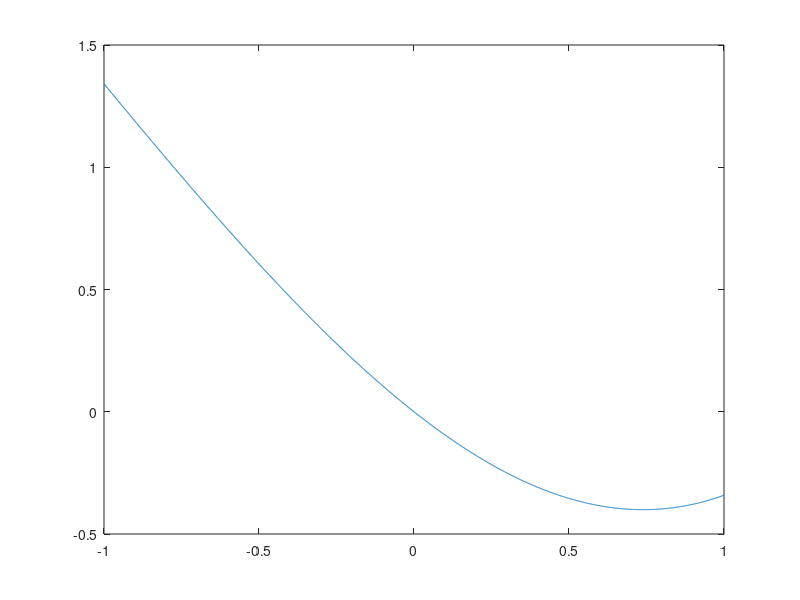

Here is the MATLAB script that generated this plot: (Note: this script raises an error after producing the figure.)
%% IBMI Homework 4
clear all;
close all;
%% Assignment 1 Newton's Method
f = @(x) ((x.^2)./2) - sin(x);
f_der = @(x) x - cos(x);
x_prev = 0.5;
e = 1;
iterations = 1;
x = -1:0.001:1;

figure;
plot(x,f(x),'DisplayName','f(x)');
hold on
%plot(x,f_der(x),'DisplayName','f''(x)');
l = refline([0 0]);
l.Color = [0,0,0];
l.LineStyle = '-';
l.LineWidth = 0.1;
%legend;
while e >= 1e-5
    x_next = x_prev - (f(x_prev)/f_der(x_prev));
    e = abs(x_next - x_prev);    
 %   l = refline(f_der(x_prev),f(x_prev)-f_der(x_prev)*x_prev);
    plot(x_prev,f(x_prev),'kx');
    plot(x_prev,0,'rx');
    x_prev = x_next;
    iterations = iterations + 1;
end

print('fig/NewtonMethod.eps','-depsc');
%% Assignment 2 An imaging problem
% a
s.orig.D = [-1,1;1,1;1,-1;-1,-1];
s.orig.E = [-0.5,0.5;0,0;0.5,0.5];
s.orig.I_e = [4,3,1];
s.orig.A = zeros(length(s.orig.D),length(s.orig.E));

for i = 1:length(s.orig.D)
    for j = 1:length(s.orig.E)
        s.orig.A(i,j) = 1./sqrt(sum((s.orig.D(i,:)-s.orig.E(j,:)).^2));
    end
end

%% b
s.orig.I_d = s.orig.A * s.orig.I_e';

%% c
tol = 1e-5;
[s.orig.moore.I_e, s.orig.moore.A_inv] = SolPseudoInvMoore(s.orig.A,s.orig.I_d,tol);
%% d
[s.orig.SVD.I_e, s.orig.SVD.A_inv] = SolPseudoInvSVD(s.orig.A,s.orig.I_d,0);
%% e
s.orig.LSQR.I_e = lsqr(s.orig.A,s.orig.I_d);

%% f
interval = [-0.01,0.01];
noise = interval(1) + (interval(2) - interval(1)) * rand(length(s.orig.I_d),1);
s.noise.I_d = s.orig.I_d + noise;

[s.noise.moore.I_e,s.noise.moore.A_inv] = SolPseudoInvMoore(s.orig.A,s.noise.I_d,tol);
[s.noise.SVD.I_e, s.noise.SVD.A_inv] = SolPseudoInvSVD(s.orig.A,s.noise.I_d,0);

% Compare Results with detectors manifold times farer away
factor = 3;
s.orig.moved.D = s.orig.D * factor;
for i = 1:length(s.orig.D)
    for j = 1:length(s.orig.E)
        s.orig.moved.A(i,j) = 1./sqrt(sum((s.orig.moved.D(i,:)-s.orig.E(j,:)).^2));
    end
end

s.noise.moved.I_d = (s.orig.moved.A * s.orig.I_e') + noise;

[s.noise.moved.moore.I_e,s.noise.moved.moore.A_inv] = ...
    SolPseudoInvMoore(s.orig.moved.A,s.noise.moved.I_d,tol);
[s.noise.moved.SVD.I_e, s.noise.moved.SVD.A_inv] = ...
    SolPseudoInvSVD(s.orig.moved.A,s.noise.moved.I_d,0);

% Conditioning
cond_num = cond(s.orig.A); %7.7273 --> ill-conditioned
cond_num_hat = cond(s.orig.moved.A); % 25.01 --> ill-conditioned

%% g
distance = [0.1, 0.1];
s.orig.added.E = [s.orig.E;s.orig.E(3,:) + distance;s.orig.E(3,:) - distance];
for i = 1:length(s.orig.D)
    for j = 1:length(s.orig.added.E)
        s.orig.added.A(i,j) = 1./sqrt(sum((s.orig.D(i,:)-s.orig.added.E(j,:)).^2));
    end
end

%% h
s.orig.added.I_e = [s.orig.added.I_e'; 1; 1];

s.orig.added.I_d = s.orig.added.A * s.orig.added.I_e;

noise = interval(1) + (interval(2) - interval(1)) * rand(length(s.orig.added.I_e),1);
s.noise.added.I_e = s.orig.added.I_e + noise;
s.noise.added.I_d = s.orig.added.A * s.noise.added.I_e;

%% i
s.orig.added.SVD.truncation = 0:1:2;
s.orig.added.SVD.I_e = cell(1,length(s.orig.added.SVD.truncation));
s.orig.added.SVD.A = cell(1,length(s.orig.added.SVD.truncation));

for i = s.orig.added.SVD.truncation
  [s.orig.added.SVD.I_e{i+1},s.orig.added.SVD.A{i+1}] = SolPseudoInvSVD(s.orig.added.A,s.orig.added.I_d,i);
  [s.noise.added.SVD.I_e{i+1},s.noise.added.SVD.A{i+1}] = SolPseudoInvSVD(s.orig.added.A,s.noise.added.I_d,i);  
end

%% Tikhonov Regularization
M = s.orig.added.A;
int = [0,5];
%diag([2,0.3,0.5,0.1,1]);
s_tik = s.orig.added.I_d;
range = 1e-4 * 2.^(0:1:14);
x = zeros(length(range));
y = zeros(length(range));
max_dist = 0;


while max_dist < 6
L = int(1) + (int(2) - int(1)) * rand(5);

q_lam = @(lam) (M'*M+lam*(L'*L))\M'*s_tik;

mq_norm = @(lam) norm(M*q_lam(lam)-s_tik,2);
lq_norm = @(lam) norm(L*q_lam(lam),2);
q_norm = @(lam) norm(q_lam(lam),2);

x = arrayfun(mq_norm,range);
y = arrayfun(lq_norm,range);

dy = [0,diff(y)];
ddy = [0, diff(dy)];
dddy = [0, diff(ddy)];
max_dist = max(dddy);
end

fig =figure;
plot(x,y,'x-');
hold on
plot(x,dy);
plot(x,ddy);
plot(x,dddy);
legend;

lamda_opt = y(find(max(dddy)== dddy)+1);

q_lam(lamda_opt)


